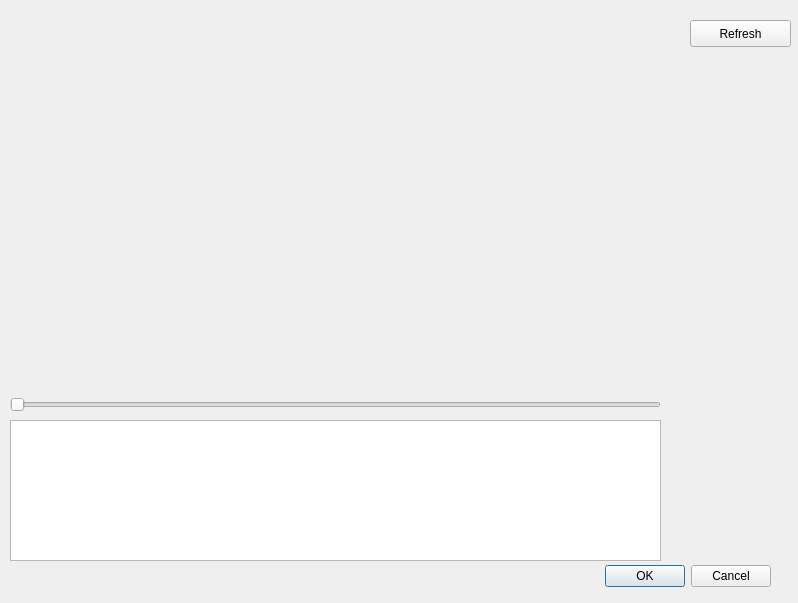
<?xml version="1.0" encoding="UTF-8"?>
<ui version="4.0">
 <class>DlgRecord</class>
 <widget class="QDialog" name="DlgRecord">
  <property name="geometry">
   <rect>
    <x>0</x>
    <y>0</y>
    <width>798</width>
    <height>603</height>
   </rect>
  </property>
  <property name="windowTitle">
   <string>Dialog</string>
  </property>
  <widget class="QDialogButtonBox" name="btn_acc_reject">
   <property name="geometry">
    <rect>
     <x>430</x>
     <y>560</y>
     <width>341</width>
     <height>32</height>
    </rect>
   </property>
   <property name="orientation">
    <enum>Qt::Horizontal</enum>
   </property>
   <property name="standardButtons">
    <set>QDialogButtonBox::Cancel|QDialogButtonBox::Ok</set>
   </property>
  </widget>
  <widget class="QTableWidget" name="tbl_records">
   <property name="geometry">
    <rect>
     <x>10</x>
     <y>420</y>
     <width>651</width>
     <height>141</height>
    </rect>
   </property>
  </widget>
  <widget class="QPushButton" name="btn_refresh">
   <property name="geometry">
    <rect>
     <x>690</x>
     <y>20</y>
     <width>101</width>
     <height>27</height>
    </rect>
   </property>
   <property name="text">
    <string>Refresh</string>
   </property>
  </widget>
  <widget class="QWidget" name="videow" native="true">
   <property name="geometry">
    <rect>
     <x>10</x>
     <y>20</y>
     <width>651</width>
     <height>371</height>
    </rect>
   </property>
  </widget>
  <widget class="QSlider" name="video_silder">
   <property name="geometry">
    <rect>
     <x>10</x>
     <y>390</y>
     <width>651</width>
     <height>29</height>
    </rect>
   </property>
   <property name="orientation">
    <enum>Qt::Horizontal</enum>
   </property>
  </widget>
 </widget>
 <resources/>
 <connections>
  <connection>
   <sender>btn_acc_reject</sender>
   <signal>accepted()</signal>
   <receiver>DlgRecord</receiver>
   <slot>accept()</slot>
   <hints>
    <hint type="sourcelabel">
     <x>248</x>
     <y>254</y>
    </hint>
    <hint type="destinationlabel">
     <x>157</x>
     <y>274</y>
    </hint>
   </hints>
  </connection>
  <connection>
   <sender>btn_acc_reject</sender>
   <signal>rejected()</signal>
   <receiver>DlgRecord</receiver>
   <slot>reject()</slot>
   <hints>
    <hint type="sourcelabel">
     <x>316</x>
     <y>260</y>
    </hint>
    <hint type="destinationlabel">
     <x>286</x>
     <y>274</y>
    </hint>
   </hints>
  </connection>
 </connections>
</ui>
